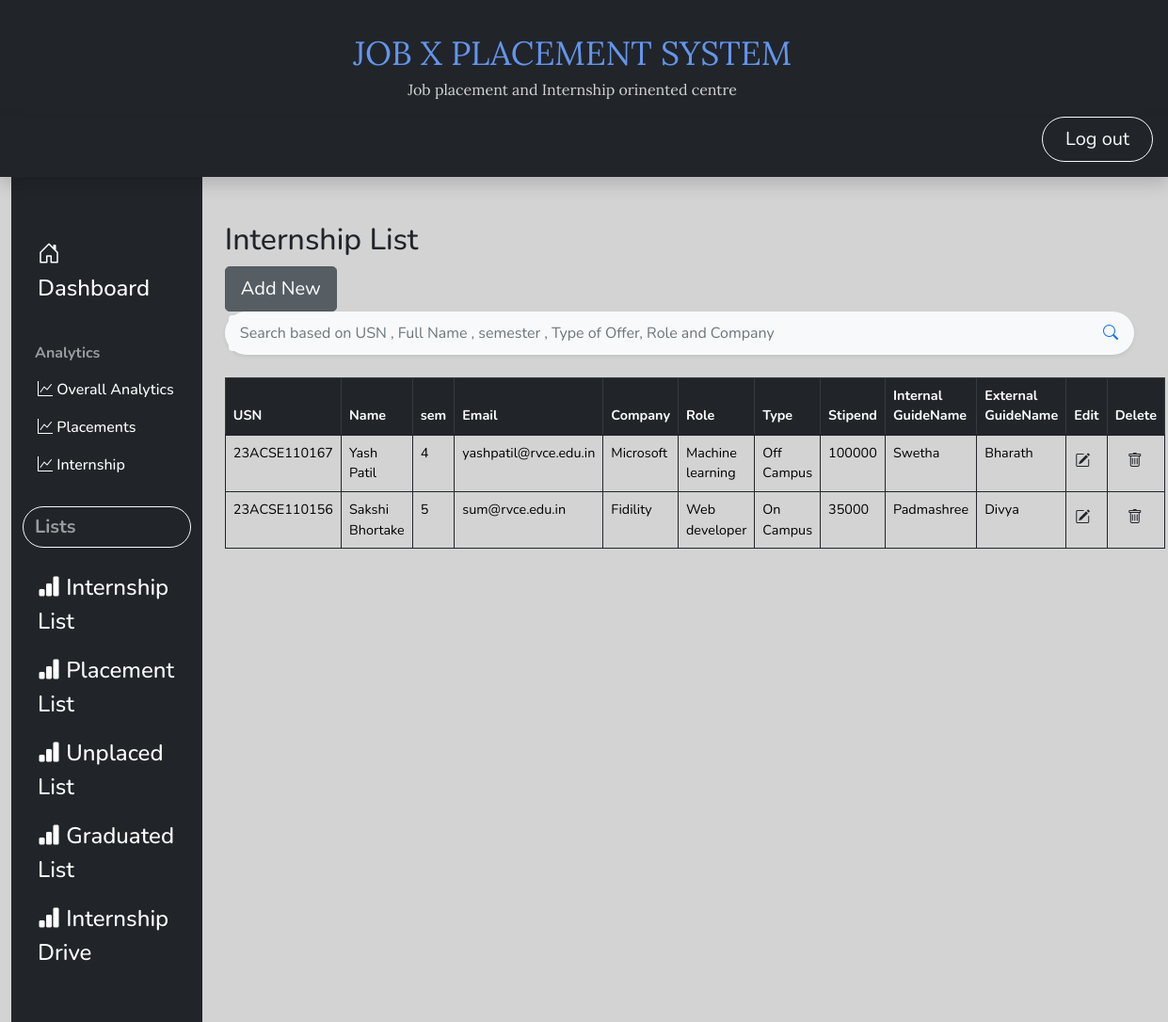
Page /Student_SPC/list/ (signed in) on the committed database.
### main_app/models.py (models this page shows)
class Internship(models.Model):
    Usn = models.CharField(max_length=15)
    Full_name=models.CharField(max_length=50)
    semester=models.CharField(max_length=15,choices=sem)
    rvce_email=models.CharField(max_length=50)
    personal_email=models.CharField(max_length=50)
    phone=models.CharField(max_length=15)
    Interested_In_higherStudies=models.CharField(max_length=5,choices=higher_choices)
    Company=models.CharField(max_length=25)
    Date_of_offer=models.DateField(max_length=25)
    Start_date=models.DateField(max_length=25)
    End_date=models.DateField(max_length=25)
    Role=models.CharField(max_length=20)
    Type=models.CharField(max_length=20,choices=campus_choices)
    Stipend=models.IntegerField(default=0)
    Internal_Guide_name=models.CharField(max_length=50)
    External_Guide_name=models.CharField(max_length=50)

### main_app/views.py (the view)
# urls.py: path('list/',views.Internship_list,name='Intern_list'),
@login_required
def Internship_list(request):
    if'q'in request.GET:
        q=request.GET['q']
        multiple_q=Q(Q(Full_name__icontains=q)|Q(Usn__icontains=q)|Q(semester__icontains=q)|Q(Type__icontains=q)|Q(Role__icontains=q)|Q(Company__icontains=q))
        data=Internship.objects.filter(multiple_q).order_by('-Usn')
    else:
        data=Internship.objects.all().order_by('-Usn')
    context={'InternList':data}
    return render(request,"Internship_list.html",context)

### main_app/templates/Internship_list.html (shortened to what this page needs)
{% extends 'base.html'%}
{% block sidebar %}
{% include 'SPCsidebar.html'%}
{% endblock %}
{% block content %}
<main class="col-md-9 ms-sm-auto col-lg-10 px-md-4">
    <h1 class="mt-5 h2">Internship List</h1>
    {% if user.is_authenticated and user.is_staff or user.is_superuser %}
    <a href="{% url 'Intern_form' %}" class="btn btn-secondary btn-lg active" role="button" aria-pressed="true">Add New</a>
    {% endif %}
    <br>
    <form action="">
        <div class="p-1 bg-light rounded rounded-pill shadow-sm mb-4">
          <div class="input-group">
            <input type="search" name="q" placeholder="Search based on USN , Full Name , semester , Type of Offer, Role and Company" aria-describedby="button-addon1" class="form-control border-0 bg-light">
            <div class="input-group-append">
              <button id="button-addon1" type="submit" class="btn btn-link text-primary"><i class="bi bi-search"></i></button>
            </div>
          </div>
        </div>
        </form>
        <table class="mt-4 table table-bordered border-dark">
            <thead class="table-dark">
                <tr>
                    <th scope="col">USN</th>
                    <th scope="col">Name</th>
                    <th scope="col">sem</th>
                    <th scope="col">Email</th>
                    <th scope="col">Company</th>
                    <th scope="col">Role</th>
                    <th scope="col">Type</th>
                    <th scope="col">Stipend</th>
                    <th scope="col">Internal<br>GuideName</th>
                    <th scope="col">External<br>GuideName</th>
                    {% if user.is_authenticated and user.is_staff or user.is_superuser %}
                    <th scope="col">Edit</th>
                    <th scope="col">Delete</th>
                   {% endif %}
                </tr>
            </thead>
            <tbody>
                {% for list in InternList %}
                <tr>
                    <td>{{list.Usn}}</td>
                    <td>{{list.Full_name}}</td>
                    <td>{{list.semester}}</td>
                    <td>{{list.rvce_email}}</td>
                    <td>{{list.Company}}</td>
                    <td>{{list.Role}} </td>
                    <td>{{list.Type}}</td>
                    <td>{{list.Stipend}}</td>
                    <td>{{list.Internal_Guide_name}}</td>
                    <td>{{list.External_Guide_name}}</td>
                    {% if user.is_authenticated and user.is_staff or user.is_superuser %}
                    <td>
                       <a href="{% url 'Internupdate' list.id %}" class="btn text secondary px-0">
                        <i class="bi bi-pencil-square"></i>
                       </a>
                    </td>
                    <td>
                    <form action="{% url 'Interndel' list.id %}" method="post" onsubmit = "return confirm('Are you sure you want to delete?')">
                        <button type="'submit" class="btn">
                            <i class="bi bi-trash"></i>
                        </button>
                    </form>
                    </td>
                    {% endif %}
                </tr>
                {% endfor %}
            </tbody>
        </table>
    </div>
{% endblock %}

### main_app/templates/base.html (shortened to what this page needs)
<!DOCTYPE html>
<html lang="en">
  <head>
    <link
      href="https://cdn.jsdelivr.net/npm/bootstrap@5.3.7/dist/css/bootstrap.min.css"
      rel="stylesheet"
    />
    <link
      rel="stylesheet"
      href="https://cdnjs.cloudflare.com/ajax/libs/font-awesome/6.2.1/css/brands.min.css"
    />
    {% include 'styles.html'%}
    <link
      rel="stylesheet"
      href="https://cdn.jsdelivr.net/npm/bootstrap-icons@1.7.2/font/bootstrap-icons.css"
    />
  </head>
  <body
    style="
      background-image: url('https://encrypted-tbn0.gstatic.com/images?q=tbn:ANd9GcT_29Bc4_Br_L-YMg3EzgebvZsuxY8Dad6ALQ&usqp=CAU');
      background-repeat: no-repeat;
      background-attachment: fixed;
      background-size: cover;
    "
  >
    {% include 'rvheader.html' %}
    <header
      class="navbar navbar-dark sticky-top bg-dark flex-md-nowrap p-0 shadow"
    >
      <a
        class="navbar-brand col-md-3 col-lg-2 me-0 px-3"
        href="{% url 'home' %}"
      ></a>
      <div class="navbar-nav">
        {% if user.is_authenticated %}
        <div class="nav-item text-nowrap">
          <a
            class="btn btn-outline-light rounded-pill px-4 py-2 me-3 fs-5 mb-3"
            href="{% url 'logout'%}"
            >Log out</a
          >
        </div>
        {% endif %}
      </div>
    </header>
    <div class="container-fluid">
      <div class="row">
        {% block sidebar %} {% endblock %} {% block content %} {% endblock %}
      </div>
  </body>
</html>

### main_app/templates/styles.html (shortened to what this page needs)
{% load static %}
<link href="https://cdn.jsdelivr.net/npm/bootstrap@5.1.3/dist/css/bootstrap.min.css" rel="stylesheet"
>
<link rel="stylesheet" href="{% static 'css/style.css' %}?version=2">

### main_app/templates/rvheader.html (shortened to what this page needs)
<div
  style="
    background-color: #212529;
    padding-top: 1rem;
    padding-bottom: 1rem;
    padding-left: 0px;
    padding-right: 0px;
  "
>
  <div
    style="
      display: flex;
      justify-content: space-between;
      padding-left: 5vw;
      padding-right: 5vw;
      align-items: center;
      font-family: sans-serif;
    "
  >
    <div style="text-align: center">
      <h1 class="rtecenter" style="text-decoration: none; margin-block-end: 0">
        <span
          style="font-size: 2.2rem; font-weight: 90; font-family: 'Lora', serif"
          ><a
            style="color: cornflowerblue"
            style="text-decoration: none"
            >JOB X PLACEMENT SYSTEM
          </a></span
        >
      </h1>
      <h6
        class="rtecenter"
        style="
          margin-block-start: 7px;
          margin-block-end: 3px;
          font-weight: normal;
        "
      >
        <span
          style="color: #d3d3d3; font-weight: 90; font-family: 'Lora', serif"
          >Job placement and Internship orinented centre
        </span>
      </h6>
    </div>
    <div style="display: flex; justify-content: space-between">
    </div>
  </div>
</div>

### main_app/templates/SPCsidebar.html (shortened to what this page needs)
<nav id="sidebarMenu" class="navbar-dark bg-dark col-md-3 col-lg-2 d-md-block sidebar-sticky collapse   ">
    <div class="position-sticky pt-5">
        <ul class="nav flex-column">
            <div class="mb-4">
            <li class="nav-item  ">
                <a class="nav-link fs-4" href="{% url 'Shome' %}">
                    <span class="bi bi-house-door"></span>
                    Dashboard
                </a>
            </li>
           </div>
           {% if user.is_authenticated and user.is_staff  %}
           <div>
            <div class="mb-4">
           </div>
            {% else %}
           <div class="mb-4">
            <button class="btn bg-transparent align-items-center rounded collapsed" data-bs-toggle="collapse"
                data-bs-target="#new-collapse" aria-expanded="true">
                <span class='navbar-text'><b>Analytics</b></span>
            </button>
            <div class="mb-4">
                <li class="nav-item">
                    <a class="nav-link " href="{% url 'Hanalysis' %}">
                        <i class="bi bi-graph-up"></i>
                        Overall Analytics
                    </a>
                </li>
            <li class="nav-item">
                <a class="nav-link " href="{% url 'Panalysis' %}">
                    <i class="bi bi-graph-up"></i>
                    Placements
                </a>
            </li>
            <li class="nav-item">
                <a class="nav-link " href="{% url 'Ianalysis' %}">
                    <i class="bi bi-graph-up"></i>
                    Internship
                </a>
            </li>
        </div>
        {% endif %}
           <div class="mb-4">
            <button class="btn btn-outline-light fs-5 w-100 text-start rounded-pill mb-3" data-bs-toggle="collapse"
                data-bs-target="#new-collapse" aria-expanded="true">
                <span class='navbar-text'><b>Lists</b></span>
            </button>
           <div class="mb-4">
            <li class="nav-item ">
                <a class="nav-link  fs-4 " href="{% url 'Intern_list' %}">
                    <span class="bi bi-bar-chart-fill"></span>
                    Internship List
                </a>
            </li>
            <li class="nav-item ">
                <a class="nav-link fs-4 " href="{% url 'Placed_list' %}">
                    <span class="bi bi-bar-chart-fill"></span>
                    Placement List
                </a>
            </li>
            <li class="nav-item">
                <a class="nav-link fs-4 " href="{% url 'Ulist' %}">
                    <span class="bi bi-bar-chart-fill"></span>
                    Unplaced List
                </a>
            </li>
            <li class="nav-item">
                <a class="nav-link fs-4 " href="{% url 'Grad_list' %}">
                    <span class="bi bi-bar-chart-fill"></span>
                    Graduated List
                </a>
            </li>
            <li class="nav-item">
                <a class="nav-link fs-4 " href="{% url 'Dlist' %}">
                    <span class="bi bi-bar-chart-fill"></span>
                    Internship Drive
                </a>
            </li>
            </div>
        </ul>
    </div>
</nav>

### static/css/style.css (style rules this page uses)
body { font-size: 0.9rem; font-family: 'Nunito', sans-serif; background-color:#d3d3d3; }
a { color: cornflowerblue; text-decoration: none; }
.sidebar-sticky { position: relative; top: 0; bottom: 0; min-height: calc(100vh - 50px); padding-top: 0.5rem; overflow-x: hidden; overflow-y: auto; }
.sidebar-sticky .nav-link { font-weight: 500; color: #e9e0e0; }
.sidebar-sticky .nav-link { color: black; font-size: medium; color: white; }
.navbar-brand { padding-top: 0.75rem; padding-bottom: 0.75rem; font-size: 1rem; }
td { overflow: hidden; text-overflow: ellipsis; word-wrap: break-word; }

### rows in the picture
Internship: Usn "23ACSE110167", Full_name "Yash Patil", semester "4", rvce_email "yashpatil@rvce.edu.in", Company "Microsoft", Role "Machine learning", Type "Off Campus", Stipend "100000", Internal_Guide_name "Swetha", External_Guide_name "Bharath"
Internship: Usn "23ACSE110156", Full_name "Sakshi Bhortake", semester "5", rvce_email "sum@rvce.edu.in", Company "Fidility", Role "Web developer", Type "On Campus", Stipend "35000", Internal_Guide_name "Padmashree", External_Guide_name "Divya"
